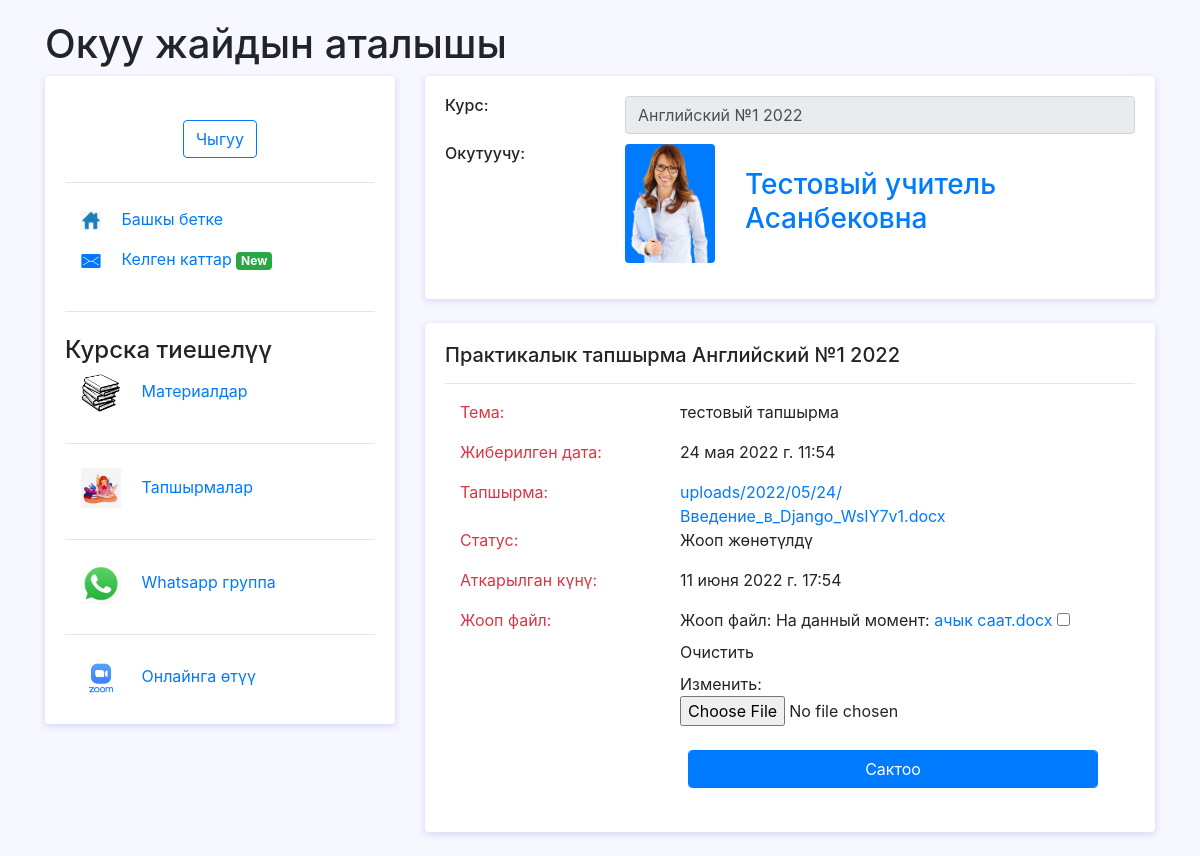
The app's page /course/1/hometask/1/, older data.
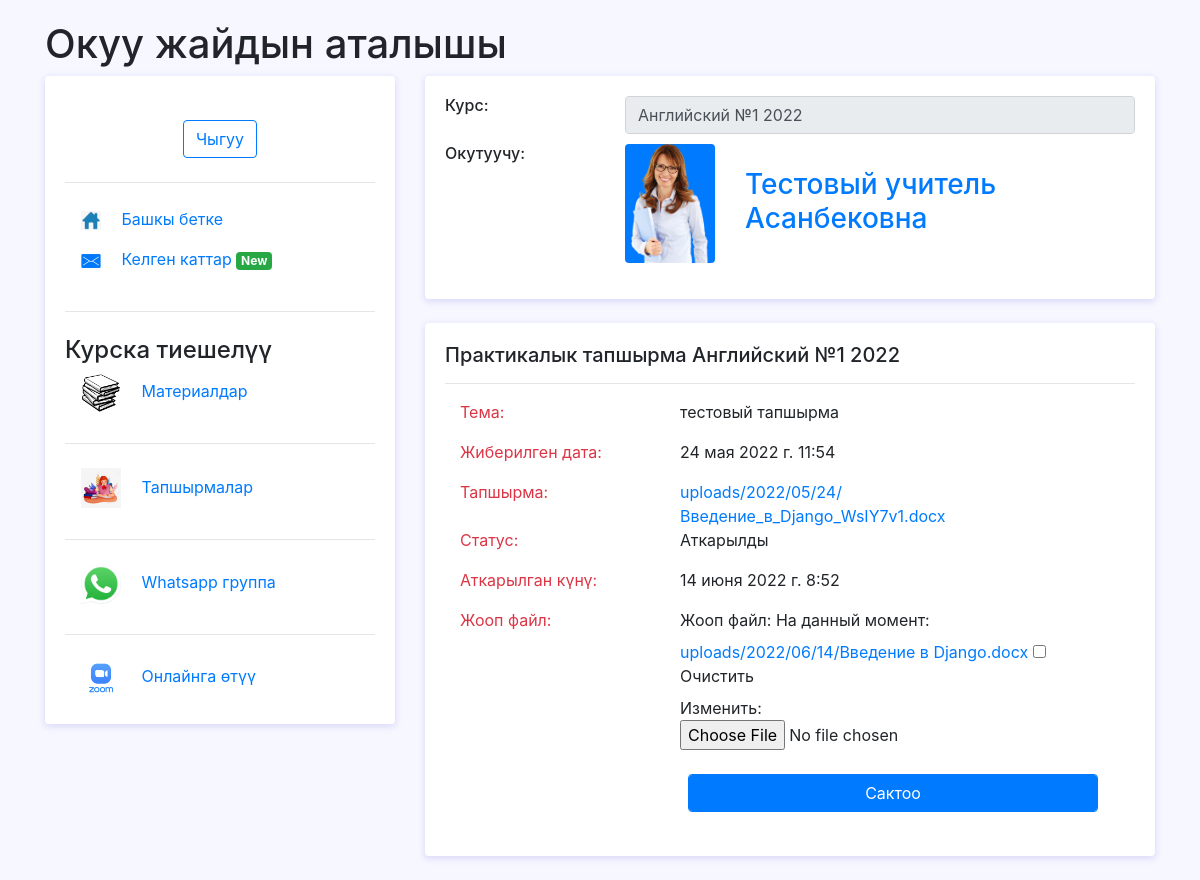
The same page, newer data.
### univerapp/models.py (models this page shows)
class HomeTask(models.Model):
    course = models.ForeignKey(Course, on_delete=models.CASCADE, related_name='hometask_materials')
    teacher = models.ForeignKey(User, on_delete=models.CASCADE, related_name='hometask_send_user', null=True)
    student = models.ForeignKey(User, on_delete=models.CASCADE, related_name='hometask_receiver_user',
                                         null=True)
    date_send_task = models.DateTimeField('Дата отправки', auto_now_add=True)
    title = models.CharField(max_length=200, blank=True)
    file = models.FileField(upload_to='uploads/%Y/%m/%d/', blank=False)
    is_exec = models.BooleanField('Аткарылды',default=False)
    exec_date = models.DateTimeField(null=True,blank=True)
    exec_file = models.FileField('Жооп файл',upload_to='uploads/%Y/%m/%d/', blank=True)
    status = models.CharField('Статус',default='Жооп күтүүдө',max_length=60)
    class Meta:
        verbose_name = 'Тапшырма'
        verbose_name_plural = 'Тапшырмалар'

### univerapp/views.py (the view, shortened to what this page needs)
# urls.py: path('course/<int:course_id>/hometask/<int:hometask_id>/',HomeTaskDetailView.as_view(),name='hometask_detail'),
class HomeTaskDetailView(UpdateView):
    model = HomeTask
    pk_url_kwarg = 'hometask_id'
    template_name = 'hometaskdetailview.html'
    fields = ['exec_file',]
    def get_context_data(self,**kwargs):
        context = super(HomeTaskDetailView,self).get_context_data(**kwargs)
        context['course'] = Course.objects.get(pk=self.kwargs.get('course_id'))
        context['course'] = Course.objects.get(pk=self.kwargs.get('course_id'))
        context['hometask'] = HomeTask.objects.get(pk=self.kwargs.get('hometask_id'))
        return context

### templates/hometaskdetailview.html (shortened to what the changed rows need)
{% load static %}
<html>
<head>
    <link rel="stylesheet" href="{% static 'fonts/material-icon/css/material-design-iconic-font.min.css' %}">
    <link rel="stylesheet" href="{% static 'css/bootstrap/bootstrap.min.css' %}">
    <link rel="stylesheet" href="{% static 'css/home.css' %}">
</head>
<body>
<div class="container">
	<h1>Окуу жайдын аталышы</h1>
		<div class="main-body">
			<div class="row">
				<div class="col-lg-8">
					<div class="row">
						<div class="col-sm-12">
							<div class="card">
								<div class="card-body">
										<div class="col-12 row">
											<div class="col-8">
													<p>  {{ hometask.title }}</p>
											</div>
											<div class="col-8">
													<p>  {{ hometask.date_send_task }}</p>
											</div>
											<div class="col-8">
													<a href="{{ hometask.file.url }}" >{{ hometask.file }}</a>
											</div>
											<br>
											<br>
											<div class="col-8">
													<p>  {{ hometask.status }}</p>
											</div>
											<div class="col-8">
													<p>  {{ hometask.exec_date }}</p>
											</div>
											<div class="col-8">
												<form method="post" action="{% url 'edithometask' hometask.pk course.pk %}" enctype="multipart/form-data">
												{% if course.teacher.pk != user.pk %}
                                                    {{ form.as_p }}
														<button type="submit" class="form-control btn btn-primary m-2">Сактоо</button>
												{% endif %}
											</div>
										</div>
								</div>
							</div>
						</div>
					</div>
				</div>
			</div>
		</div>
	</div>
</body>
</html>

Row changes from the older to the newer data that the page shows:
changed HomeTask "тестовый тапшырма": status "Жооп жөнөтүлдү" → "Аткарылды"; exec_date "11 июня 2022 г. 17:54" → "14 июня 2022 г. 8:52"
Text that changed along with them:
text no longer shown: "Жооп файл: На данный момент: ачык саат.docx Очистить Изменить:"
text now shown: "Жооп файл: На данный момент: uploads/2022/06/14/Введение в Django.docx Очистить Изменить:"
